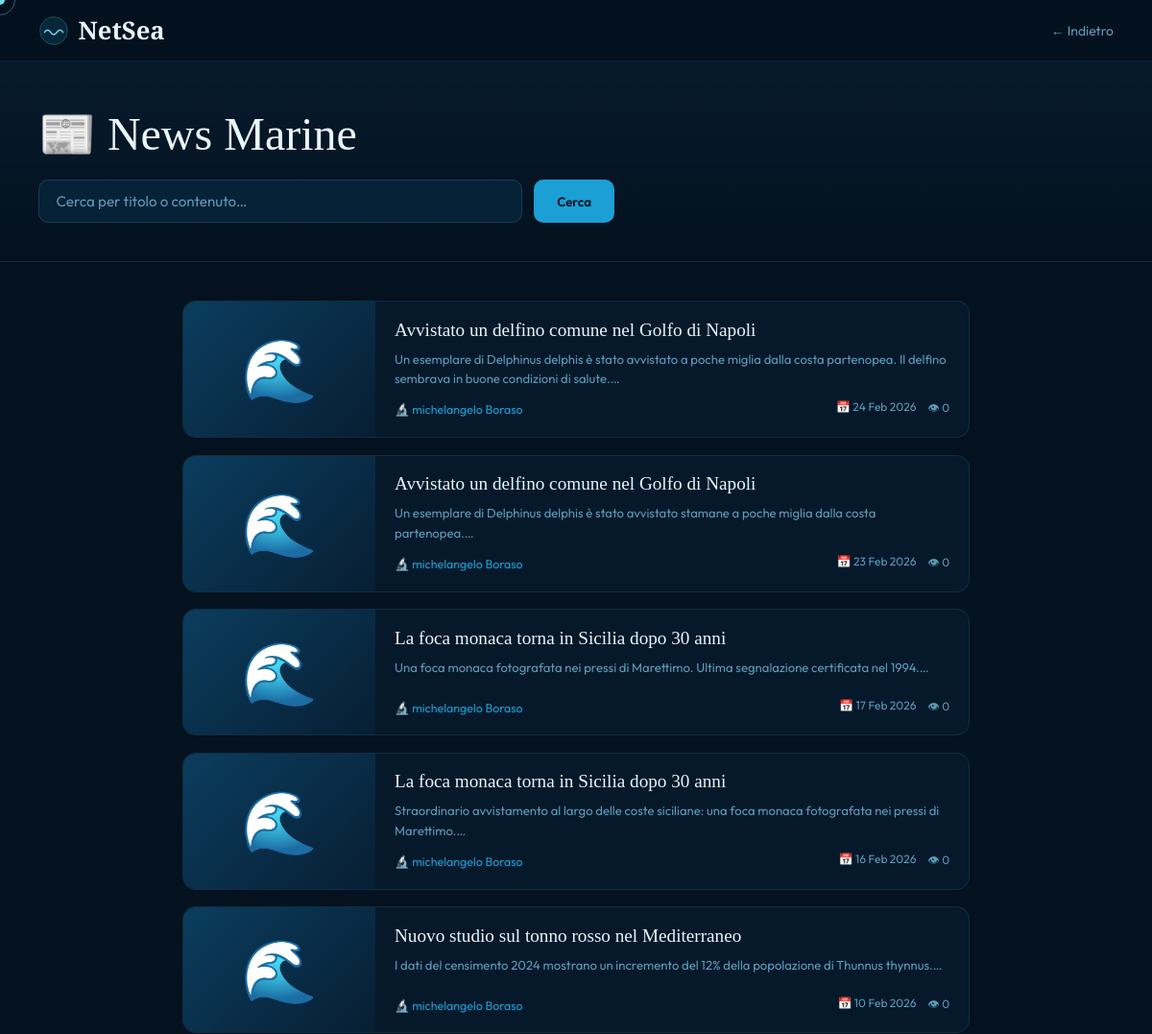
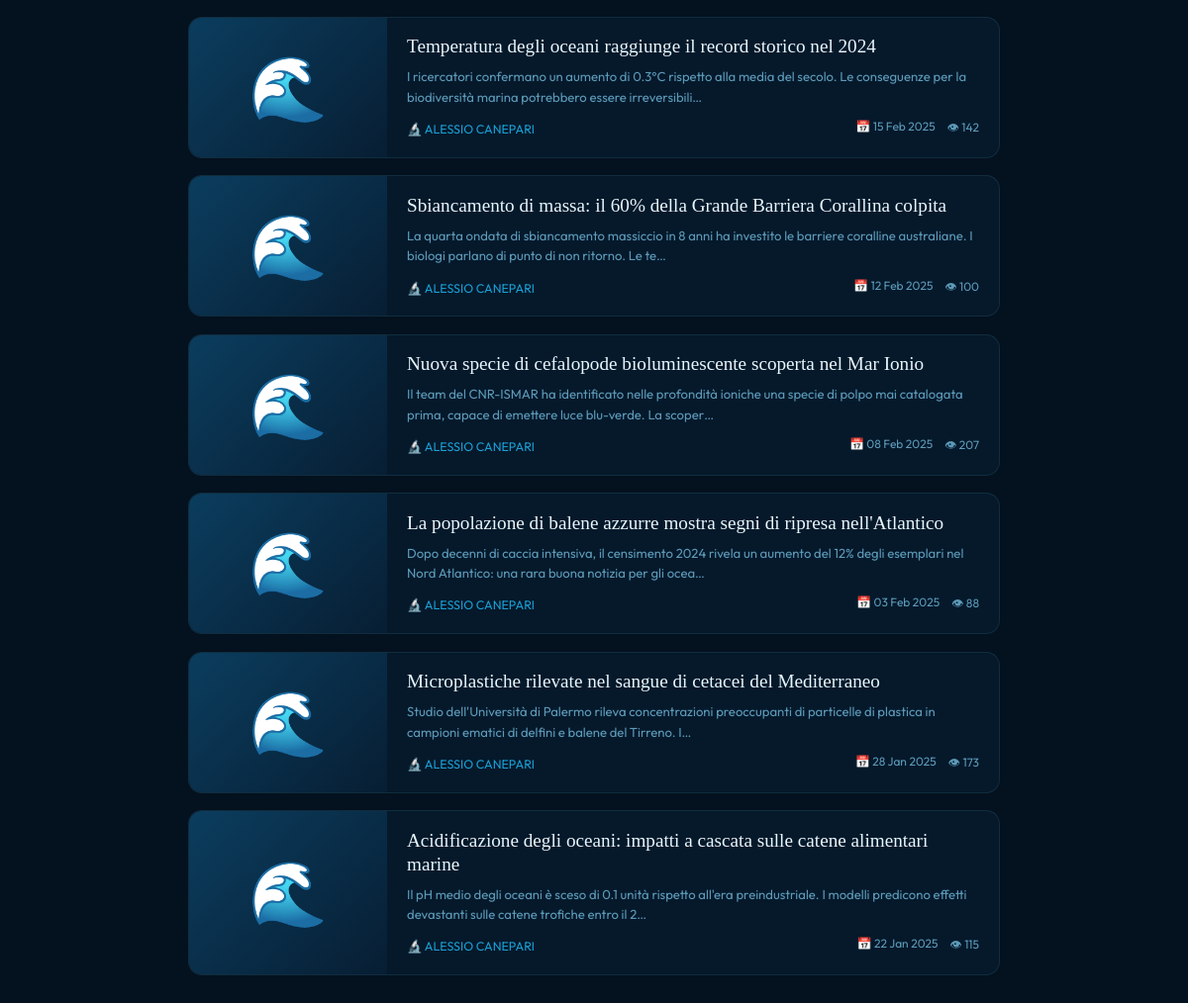
Before: /news.php with the older database file (2 pictures, top to bottom).
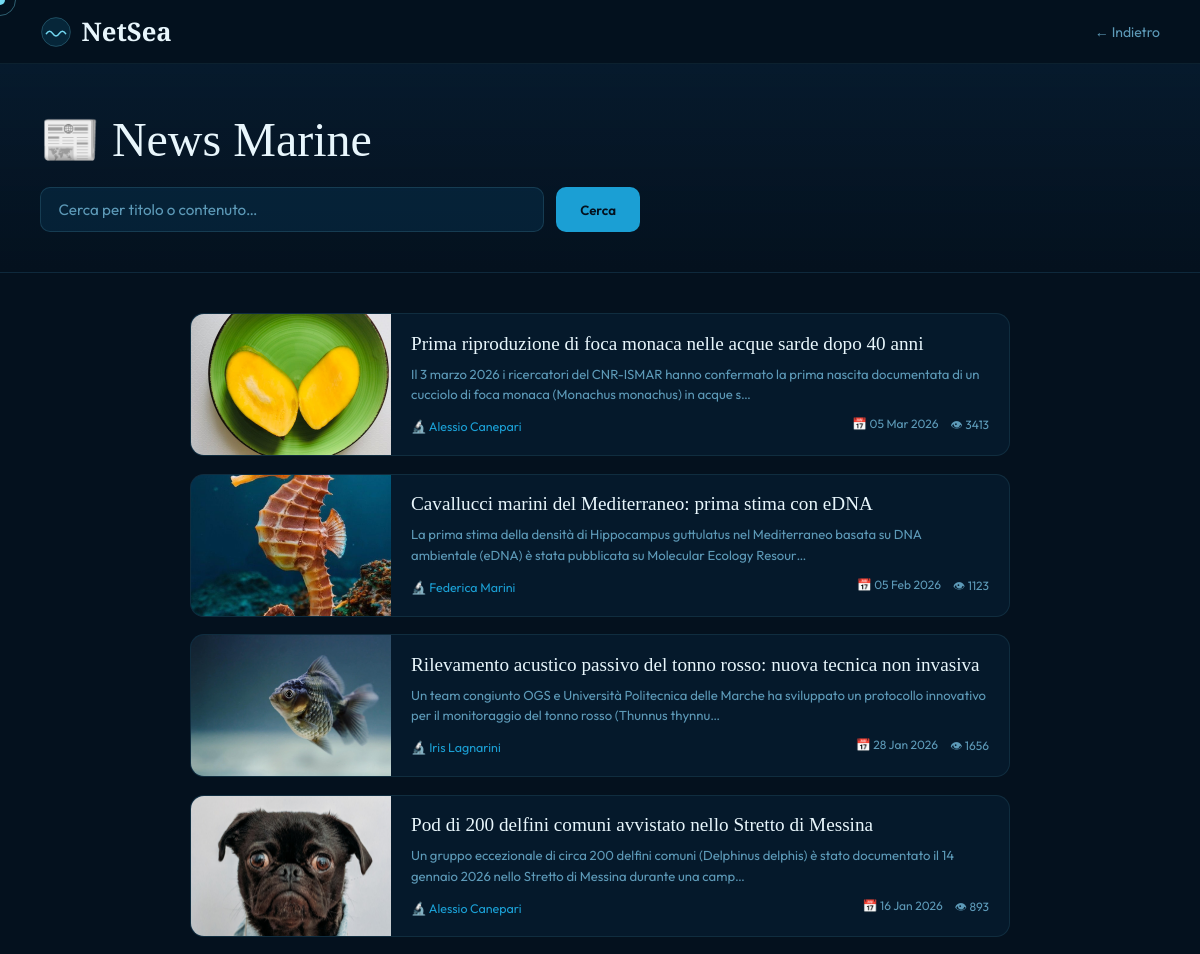
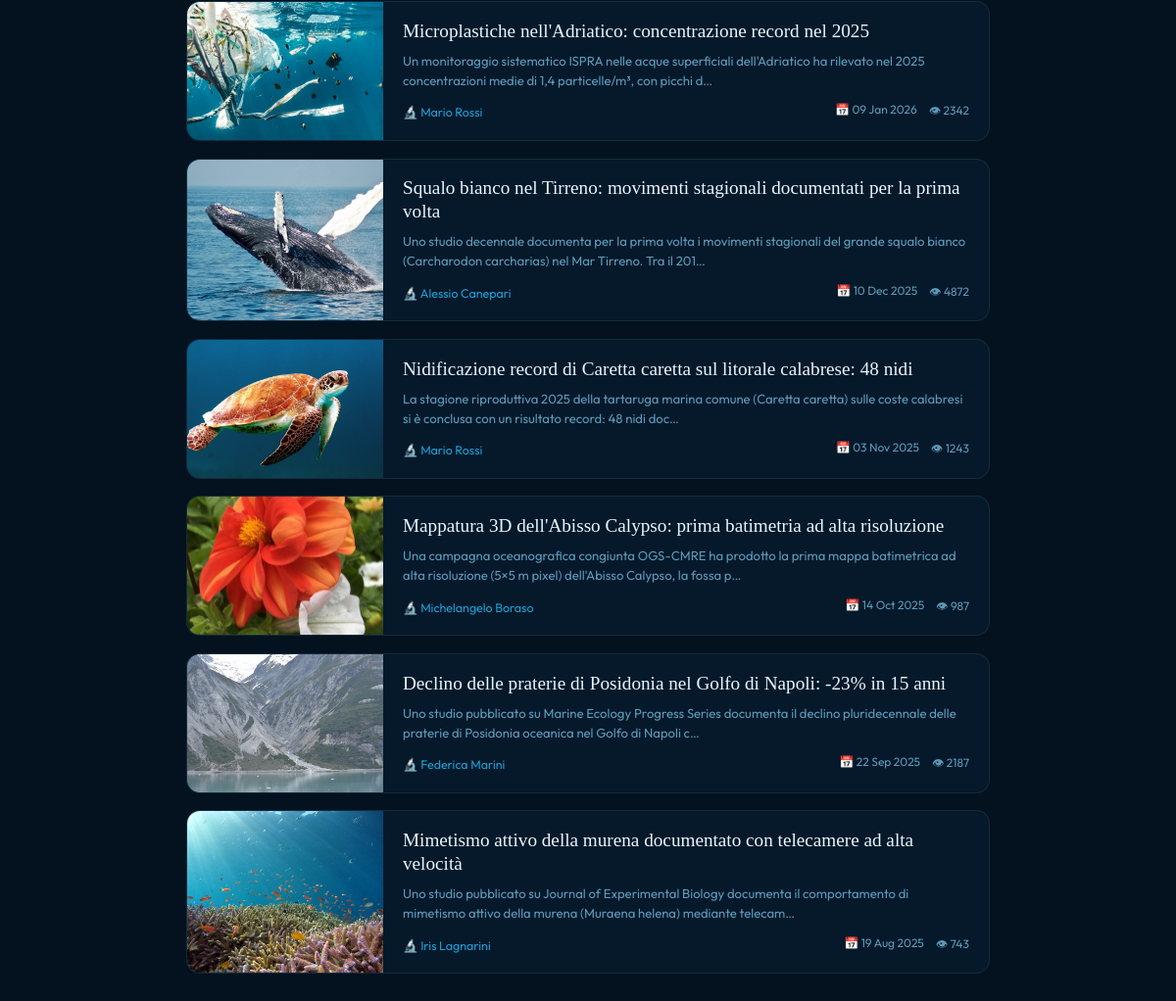
After: the same page with the newer database file (2 pictures, top to bottom).
### tables this page shows
CREATE TABLE `news` (
  `id_news` int(11) NOT NULL,
  `titolo` varchar(150) DEFAULT NULL,
  `contenuto` text DEFAULT NULL,
  `copertina` text DEFAULT NULL,
  `data_pub` date DEFAULT NULL,
  `visualizzazioni` int(11) DEFAULT NULL,
  `id_ricercatore` int(11) DEFAULT NULL
);

CREATE TABLE `utente` (
  `id_utente` int(11) NOT NULL,
  `username` varchar(50) DEFAULT NULL,
  `password_hash` text DEFAULT NULL,
  `email` varchar(150) DEFAULT NULL,
  `nome` varchar(100) DEFAULT NULL,
  `cognome` varchar(100) DEFAULT NULL,
  `data_registrazione` date DEFAULT NULL,
  `is_admin` tinyint(1) DEFAULT 0,
  `foto_profilo` varchar(255) DEFAULT NULL
);

### news.php (the view, shortened to what this page needs)
<?php
require 'config.php';
$q = trim($_GET['q'] ?? '');
$like = '%' . $q . '%';
if ($q) {
    $stmt = $connessione->prepare("
        SELECT n.*, u.nome AS nome_autore, u.cognome AS cognome_autore
        FROM news n
        JOIN ricercatore r ON n.id_ricercatore = r.id_ricercatore
        JOIN utente u ON r.id_ricercatore = u.id_utente
        WHERE n.titolo LIKE ? OR n.contenuto LIKE ?
        ORDER BY n.data_pub DESC
    ");
    $stmt->execute([$like, $like]);
} else {
    $stmt = $connessione->query("
        SELECT n.*, u.nome AS nome_autore, u.cognome AS cognome_autore
        FROM news n
        JOIN ricercatore r ON n.id_ricercatore = r.id_ricercatore
        JOIN utente u ON r.id_ricercatore = u.id_utente
        ORDER BY n.data_pub DESC
    ");
}
$tutte_news = $stmt->fetchAll();
?>
<!DOCTYPE html>
<html lang="it">
<head>
  <link rel="stylesheet" href="style.css">
</head>
<body>
<nav>
  <a href="index.php" class="nav-logo">
    <svg viewBox="0 0 40 40" fill="none">
      <circle cx="20" cy="20" r="18" fill="rgba(27,159,212,.15)" stroke="rgba(114,215,240,.3)" stroke-width="1"/>
      <path d="M8 22 Q12 16 16 22 Q20 28 24 22 Q28 16 32 22" stroke="#72d7f0" stroke-width="2" fill="none" stroke-linecap="round"/>
    </svg>
    NetSea
  </a>
  <a href="javascript:history.back()" class="nav-back">← Indietro</a>
</nav>
<div class="page-hero">
  <h1>📰 News Marine</h1>
  <form class="search-bar" method="GET" action="news.php">
    <input type="text" name="q" value="<?= htmlspecialchars($q) ?>"
           placeholder="Cerca per titolo o contenuto…" autocomplete="off">
    <button type="submit">Cerca</button>
  </form>
</div>
<div class="main">
  <?php if (empty($tutte_news)): ?>
    <div class="empty">
      <div>🌊</div>
      <p><?= $q ? 'Nessuna news trovata per questa ricerca.' : 'Nessuna news pubblicata ancora.' ?></p>
    </div>
  <?php else: ?>
    <?php foreach ($tutte_news as $n):
      $data   = $n['data_pub'] ? date('d M Y', strtotime($n['data_pub'])) : '';
      $autore = trim(($n['nome_autore'] ?? '') . ' ' . ($n['cognome_autore'] ?? ''));
      $isImg  = !empty($n['copertina']) && preg_match('/\.(jpg|jpeg|png|gif|webp)$/i', $n['copertina']);
    ?>
    <a href="news_detail.php?id=<?= $n['id_news'] ?>" class="news-card">
      <div class="news-card-img">
        <?php if ($isImg): ?>
          <img src="<?= htmlspecialchars($n['copertina']) ?>" alt="">
        <?php else: ?>
          🌊
        <?php endif; ?>
      </div>
      <div class="news-card-body">
        <h3><?= htmlspecialchars($n['titolo']) ?></h3>
        <p><?= htmlspecialchars(mb_substr($n['contenuto'] ?? '', 0, 150)) ?>…</p>
        <div class="news-card-footer">
          <span class="news-autore">🔬 <?= htmlspecialchars($autore) ?></span>
          <div class="news-meta">
            <span>📅 <?= $data ?></span>
            <span>👁 <?= (int)($n['visualizzazioni'] ?? 0) ?></span>
          </div>
        </div>
      </div>
    </a>
    <?php endforeach; ?>
  <?php endif; ?>
</div>
</body>
</html>

### style.css (style rules this page uses)
*, *::before, *::after { box-sizing: border-box; margin: 0; padding: 0; }
:root { --ink: #04111e; --deep: #071e33; --ocean: #0b3d5e; --mid: #1267a0; --wave: #1b9fd4; --foam: #72d7f0; --pearl: #e8f6fc; --sand: #f5ede0; --sand2: #e8d9c4; --coral: #e05a3a; --kelp: #2cb89b; --gold: #f0c040; --text: #c5e4f5; --muted: #5d9ab8; --ease: cubic-bezier(.25,.46,.45,.94); }
html { scroll-behavior: smooth; }
body { font-family: 'Outfit', sans-serif; background: var(--ink); color: var(--text); overflow-x: hidden; cursor: none; }
a { color: var(--wave); text-decoration: none; transition: color .2s; }
nav { position: sticky; top: 0; z-index: 200; height: 64px; display: flex; align-items: center; padding: 0 2.5rem; gap: 1rem; background: rgba(4,17,30,.95); border-bottom: 1px solid rgba(114,215,240,.08); }
.nav-logo { display: flex; align-items: center; gap: .6rem; text-decoration: none; font-family: 'Cormorant Garamond', serif; font-size: 1.6rem; font-weight: 600; color: var(--pearl); }
.nav-logo svg, .nav-logo-wave svg { width: 32px; height: 32px; }
.nav-back { margin-left: auto; color: var(--muted); font-size: .875rem; transition: color .2s; }
h1, h2, h3 { font-family: 'Cormorant Garamond', serif; font-weight: 400; color: var(--pearl); }
h1 { font-size: clamp(1.8rem, 4vw, 3rem); line-height: 1.15; margin-bottom: .75rem; }
h3 { font-size: 1.15rem; line-height: 1.3; }
input[type=text], input[type=email], input[type=password], input[type=url], input[type=number], select, textarea { width: 100%; padding: .8rem 1rem; background: rgba(11,61,94,.3); border: 1px solid rgba(114,215,240,.15); border-radius: 10px; color: var(--pearl); font-family: 'Outfit', sans-serif; font-size: .95rem; outline: none; transition: border-color .2s, box-shadow .2s, background .2s; }
input::placeholder, textarea::placeholder { color: var(--muted); }
.page-hero { padding: 3rem 2.5rem 2.5rem; background: linear-gradient(180deg, rgba(7,30,51,.7), var(--ink)); border-bottom: 1px solid rgba(114,215,240,.08); }
.page-hero h1 { font-size: clamp(2rem, 4vw, 3rem); margin-bottom: 1.25rem; }
.main { max-width: 900px; margin: 2.5rem auto 5rem; padding: 0 2.5rem; }
.search-bar { display: flex; gap: .75rem; max-width: 600px; }
.search-bar input { flex: 1; padding: .75rem 1.1rem; background: rgba(11,61,94,.35); border: 1px solid rgba(114,215,240,.15); border-radius: 10px; color: var(--pearl); font-family: 'Outfit', sans-serif; font-size: .95rem; outline: none; }
.search-bar input::placeholder { color: var(--muted); }
.search-bar button { padding: .75rem 1.5rem; background: var(--wave); color: var(--ink); border: none; border-radius: 10px; font-family: 'Outfit', sans-serif; font-weight: 600; cursor: pointer; transition: background .2s; }
.news-card { display: grid; grid-template-columns: 200px 1fr; background: rgba(11,61,94,.2); border: 1px solid rgba(114,215,240,.1); border-radius: 14px; overflow: hidden; margin-bottom: 1.1rem; text-decoration: none; transition: border-color .2s, transform .2s; }
.news-card-img { background: linear-gradient(135deg,var(--ocean),var(--deep)); display: flex; align-items: center; justify-content: center; font-size: 4rem; min-height: 130px; position: relative; overflow: hidden; }
.news-card-img img { width: 100%; height: 100%; object-fit: cover; position: absolute; inset: 0; }
.news-card-body { padding: 1.1rem 1.25rem; display: flex; flex-direction: column; justify-content: space-between; }
.news-card-body h3 { font-family: 'Cormorant Garamond', serif; font-size: 1.2rem; color: var(--pearl); font-weight: 400; line-height: 1.25; margin-bottom: .5rem; }
.news-card-body p { color: var(--muted); font-size: .82rem; line-height: 1.55; display: -webkit-box; -webkit-line-clamp: 2; -webkit-box-orient: vertical; overflow: hidden; margin-bottom: .75rem; flex: 1; }
.news-card-footer { display: flex; align-items: center; justify-content: space-between; gap: .5rem; flex-wrap: wrap; }
.news-autore { font-size: .78rem; color: var(--wave); }
.news-meta { display: flex; gap: .75rem; font-size: .75rem; color: var(--muted); }

Changed rows visible on the page:
removed news: titolo "La foca monaca torna in Sicilia dopo 30 anni", contenuto "Straordinario avvistamento al largo delle coste siciliane: una foca monaca fotografata nei pressi di Marettimo.", utente.nome+cognome "michelangelo Boraso", data_pub "16 Feb 2026", visualizzazioni "0"
removed news: titolo "Temperatura degli oceani raggiunge il record storico nel 2024", contenuto "I ricercatori confermano un aumento di 0.3°C rispetto alla media del secolo. Le conseguenze per la biodiversità marina potrebbero essere irreversibili", utente.nome+cognome "ALESSIO CANEPARI", data_pub "15 Feb 2025", visualizzazioni "142"
removed news: titolo "Sbiancamento di massa: il 60% della Grande Barriera Corallina colpita", contenuto "La quarta ondata di sbiancamento massiccio in 8 anni ha investito le barriere coralline australiane. I biologi parlano di punto di non ritorno. Le te", utente.nome+cognome "ALESSIO CANEPARI", data_pub "12 Feb 2025", visualizzazioni "100"
removed news: titolo "Nuova specie di cefalopode bioluminescente scoperta nel Mar Ionio", contenuto "Il team del CNR-ISMAR ha identificato nelle profondità ioniche una specie di polpo mai catalogata prima, capace di emettere luce blu-verde. La scoper", utente.nome+cognome "ALESSIO CANEPARI", data_pub "08 Feb 2025", visualizzazioni "207"
removed news: titolo "La popolazione di balene azzurre mostra segni di ripresa nell'Atlantico", contenuto "Dopo decenni di caccia intensiva, il censimento 2024 rivela un aumento del 12% degli esemplari nel Nord Atlantico: una rara buona notizia per gli ocea", utente.nome+cognome "ALESSIO CANEPARI", data_pub "03 Feb 2025", visualizzazioni "88"
removed news: titolo "Microplastiche rilevate nel sangue di cetacei del Mediterraneo", contenuto "Studio dell'Università di Palermo rileva concentrazioni preoccupanti di particelle di plastica in campioni ematici di delfini e balene del Tirreno. I", utente.nome+cognome "ALESSIO CANEPARI", data_pub "28 Jan 2025", visualizzazioni "173"
removed news: titolo "Acidificazione degli oceani: impatti a cascata sulle catene alimentari marine", contenuto "Il pH medio degli oceani è sceso di 0.1 unità rispetto all'era preindustriale. I modelli predicono effetti devastanti sulle catene trofiche entro il 2", utente.nome+cognome "ALESSIO CANEPARI", data_pub "22 Jan 2025", visualizzazioni "115"
changed news: copertina: picture added; titolo "La foca monaca torna in Sicilia dopo 30 anni" → "Prima riproduzione di foca monaca nelle acque sarde dopo 40 anni"; contenuto "Una foca monaca fotografata nei pressi di Marettimo. Ultima segnalazione certificata nel 1994." → "Il 3 marzo 2026 i ricercatori del CNR-ISMAR hanno confermato la prima nascita documentata di un cucciolo di foca monaca (Monachus monachus) in acque s"; utente.nome+cognome "michelangelo Boraso" → "Alessio Canepari"; data_pub "17 Feb 2026" → "05 Mar 2026"; visualizzazioni "0" → "3413"; no longer shows "🌊"
added news: copertina (picture), titolo "Cavallucci marini del Mediterraneo: prima stima con eDNA", contenuto "La prima stima della densità di Hippocampus guttulatus nel Mediterraneo basata su DNA ambientale (eDNA) è stata pubblicata su Molecular Ecology Resour", utente.nome+cognome "Federica Marini", data_pub "05 Feb 2026", visualizzazioni "1123"
changed news: copertina: picture added; titolo "Nuovo studio sul tonno rosso nel Mediterraneo" → "Rilevamento acustico passivo del tonno rosso: nuova tecnica non invasiva"; contenuto "I dati del censimento 2024 mostrano un incremento del 12% della popolazione di Thunnus thynnus." → "Un team congiunto OGS e Università Politecnica delle Marche ha sviluppato un protocollo innovativo per il monitoraggio del tonno rosso (Thunnus thynnu"; utente.nome+cognome "michelangelo Boraso" → "Iris Lagnarini"; data_pub "10 Feb 2026" → "28 Jan 2026"; visualizzazioni "0" → "1656"; no longer shows "🌊"
changed news: copertina: picture added; titolo "Avvistato un delfino comune nel Golfo di Napoli" → "Pod di 200 delfini comuni avvistato nello Stretto di Messina"; contenuto "Un esemplare di Delphinus delphis è stato avvistato stamane a poche miglia dalla costa partenopea." → "Un gruppo eccezionale di circa 200 delfini comuni (Delphinus delphis) è stato documentato il 14 gennaio 2026 nello Stretto di Messina durante una camp"; utente.nome+cognome "michelangelo Boraso" → "Alessio Canepari"; data_pub "23 Feb 2026" → "16 Jan 2026"; visualizzazioni "0" → "893"; no longer shows "🌊"; moves down the list
added news: copertina (picture), titolo "Microplastiche nell'Adriatico: concentrazione record nel 2025", contenuto "Un monitoraggio sistematico ISPRA nelle acque superficiali dell'Adriatico ha rilevato nel 2025 concentrazioni medie di 1,4 particelle/m³, con picchi d", utente.nome+cognome "Mario Rossi", data_pub "09 Jan 2026", visualizzazioni "2342"
added news: copertina (picture), titolo "Squalo bianco nel Tirreno: movimenti stagionali documentati per la prima volta", contenuto "Uno studio decennale documenta per la prima volta i movimenti stagionali del grande squalo bianco (Carcharodon carcharias) nel Mar Tirreno. Tra il 201", utente.nome+cognome "Alessio Canepari", data_pub "10 Dec 2025", visualizzazioni "4872"
added news: copertina (picture), titolo "Nidificazione record di Caretta caretta sul litorale calabrese: 48 nidi", contenuto "La stagione riproduttiva 2025 della tartaruga marina comune (Caretta caretta) sulle coste calabresi si è conclusa con un risultato record: 48 nidi doc", utente.nome+cognome "Mario Rossi", data_pub "03 Nov 2025", visualizzazioni "1243"
added news: copertina (picture), titolo "Mappatura 3D dell'Abisso Calypso: prima batimetria ad alta risoluzione", contenuto "Una campagna oceanografica congiunta OGS-CMRE ha prodotto la prima mappa batimetrica ad alta risoluzione (5×5 m pixel) dell'Abisso Calypso, la fossa p", utente.nome+cognome "Michelangelo Boraso", data_pub "14 Oct 2025", visualizzazioni "987"
changed news: copertina: picture added; titolo "Avvistato un delfino comune nel Golfo di Napoli" → "Declino delle praterie di Posidonia nel Golfo di Napoli: -23% in 15 anni"; contenuto "Un esemplare di Delphinus delphis è stato avvistato a poche miglia dalla costa partenopea. Il delfino sembrava in buone condizioni di salute." → "Uno studio pubblicato su Marine Ecology Progress Series documenta il declino pluridecennale delle praterie di Posidonia oceanica nel Golfo di Napoli c"; utente.nome+cognome "michelangelo Boraso" → "Federica Marini"; data_pub "24 Feb 2026" → "22 Sep 2025"; visualizzazioni "0" → "2187"; no longer shows "🌊"; moves down the list
added news: copertina (picture), titolo "Mimetismo attivo della murena documentato con telecamere ad alta velocità", contenuto "Uno studio pubblicato su Journal of Experimental Biology documenta il comportamento di mimetismo attivo della murena (Muraena helena) mediante telecam", utente.nome+cognome "Iris Lagnarini", data_pub "19 Aug 2025", visualizzazioni "743"
